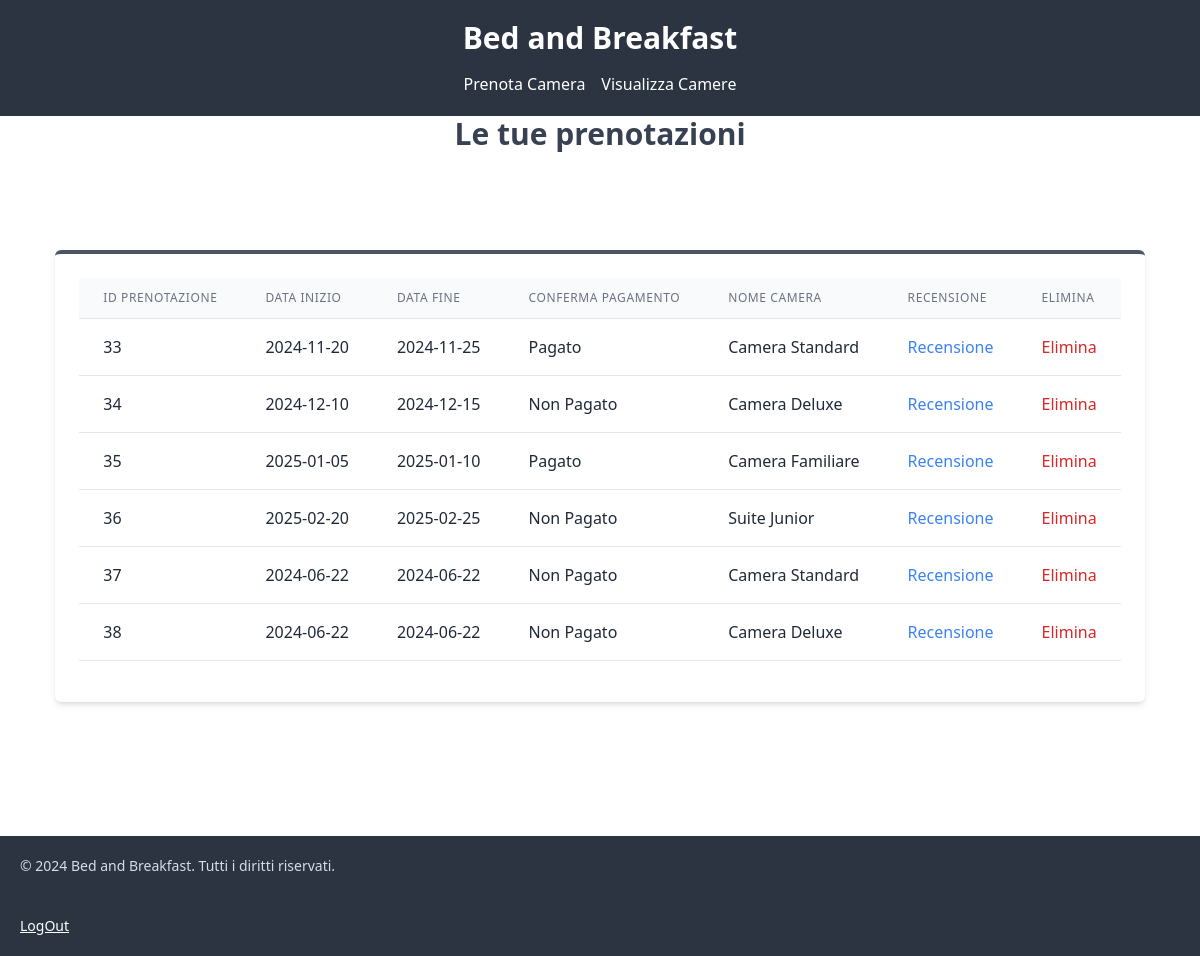
Page /visualizza_prenotazioni.php (signed in) on the committed database.
### tables this page shows
CREATE TABLE `prenotazioni` (
  `idPrenotazione` int(11) NOT NULL,
  `data_inizio` date DEFAULT NULL,
  `data_fine` date DEFAULT NULL,
  `conferma_pagamento` tinyint(1) DEFAULT NULL,
  `idCliente` int(11) DEFAULT NULL,
  `idCamera` int(11) DEFAULT NULL
);

CREATE TABLE `camere` (
  `idCamera` int(11) NOT NULL,
  `nome` varchar(30) DEFAULT NULL,
  `descrizione` text DEFAULT NULL,
  `prezzo` decimal(10,2) DEFAULT NULL,
  `capacita` int(11) DEFAULT NULL,
  `foto` blob DEFAULT NULL
);

### visualizza_prenotazioni.php (the view, shortened to what this page needs)
<?php
require_once('config.php');
$idCliente=$_SESSION['idCliente'];
?>
<!DOCTYPE html>
<html lang="en">
<head>
    <link href="https://cdn.jsdelivr.net/npm/daisyui@4.10.2/dist/full.min.css" rel="stylesheet" type="text/css" />
    <script src="https://cdn.tailwindcss.com"></script>
</head>
<body class="h-screen flex flex-col">
<header class="p-5 bg-neutral text-neutral-content">
    <div class="flex flex-col items-center justify-center space-y-4">
        <h1 class="text-3xl font-semibold text-white">Bed and Breakfast</h1>
        <nav class="flex space-x-4">
            <a href="index.php" class="text-white hover:text-gray-300">Prenota Camera</a>
            <a href="visualizza_camere.php" class="text-white hover:text-gray-300">Visualizza Camere</a>
        </nav>
    </div>
</header>
<div class="flex-grow relative flex flex-col items-center justify-center overflow-hidden">
    <h1 class="absolute top-0 text-3xl font-semibold text-center text-gray-700 w-full">Le tue prenotazioni</h1>
    <div class="relative flex flex-col items-center justify-center p-6 bg-white border-t-4 border-gray-600 rounded-md shadow-md border-top">
        <div class="table-container">
            <table class="min-w-full divide-y divide-gray-200">
                <thead class="bg-gray-50">
                <tr>
                    <th scope="col" class="px-6 py-3 text-left text-xs font-medium text-gray-500 uppercase tracking-wider">
                        ID Prenotazione
                    </th>
                    <th scope="col" class="px-6 py-3 text-left text-xs font-medium text-gray-500 uppercase tracking-wider">
                        Data Inizio
                    </th>
                    <th scope="col" class="px-6 py-3 text-left text-xs font-medium text-gray-500 uppercase tracking-wider">
                        Data Fine
                    </th>
                    <th scope="col" class="px-6 py-3 text-left text-xs font-medium text-gray-500 uppercase tracking-wider">
                        Conferma Pagamento
                    </th>
                    <th scope="col" class="px-6 py-3 text-left text-xs font-medium text-gray-500 uppercase tracking-wider">
                        Nome Camera
                    </th>
                    <th scope="col" class="px-6 py-3 text-left text-xs font-medium text-gray-500 uppercase tracking-wider">
                        Recensione
                    </th>
                    <th scope="col" class="px-6 py-3 text-left text-xs font-medium text-gray-500 uppercase tracking-wider">
                        Elimina
                    </th>
                </tr>
                </thead>
                <tbody class="bg-white divide-y divide-gray-200">
                    <?php
                    $sql = "SELECT idPrenotazione, data_inizio, data_fine, conferma_pagamento, Camere.nome
                    FROM Prenotazioni
                    JOIN Camere ON Prenotazioni.idCamera = Camere.idCamera
                    WHERE idCliente = ?";
                    $stmt = $db->prepare($sql);
                    $stmt->bind_param("i", $idCliente);
                    $stmt->execute();
                    $result = $stmt->get_result();
                    while ($row = $result->fetch_assoc()) {
                        echo "<tr>";
                        echo "<td class='px-6 py-4 whitespace-nowrap'>" . $row['idPrenotazione'] . "</td>";
                        echo "<td class='px-6 py-4 whitespace-nowrap'>" . $row['data_inizio'] . "</td>";
                        echo "<td class='px-6 py-4 whitespace-nowrap'>" . $row['data_fine'] . "</td>";
                        echo "<td class='px-6 py-4 whitespace-nowrap'>" . ($row['conferma_pagamento'] ? 'Pagato' : 'Non Pagato') . "</td>";
                        echo "<td class='px-6 py-4 whitespace-nowrap'>" . $row['nome'] . "</td>";
                        echo '<td class="px-6 py-4 whitespace-nowrap">';
                        echo '<button class="text-blue-500 hover:underline" onclick="openReviewModal(' . $row['idPrenotazione'] . ')">Recensione</button>';
                        echo '</td>';
                        echo '<td class="px-6 py-4 whitespace-nowrap">';
                        echo '<form action="elimina_prenotazione.php" method="POST">';
                        echo '<button type="submit" class="text-red-600 hover:text-red-900">Elimina</button>';
                        echo '</form>';
                        echo '</td>';
                        echo "</tr>";
                    }
                    ?>
                </tbody>
            </table>
        </div>
    </div>
</div>
<footer class="footer grid-rows-2 p-5 bg-neutral text-neutral-content">
    © 2024 Bed and Breakfast. Tutti i diritti riservati.
    <a href="logout.php" class="text-white hover:text-gray-300 underline" >LogOut</button>
</footer>
</body>
</html>

### visualizza_prenotazioni.php (style rules this page uses)
.table-container { max-height: 400px; overflow-y: auto; overflow-x: hidden; }

### rows in the picture
prenotazioni: idPrenotazione "33", data_inizio "2024-11-20", data_fine "2024-11-25", conferma_pagamento "Pagato", idCamera.nome "Camera Standard"
prenotazioni: idPrenotazione "34", data_inizio "2024-12-10", data_fine "2024-12-15", conferma_pagamento "Non Pagato", idCamera.nome "Camera Deluxe"
prenotazioni: idPrenotazione "35", data_inizio "2025-01-05", data_fine "2025-01-10", conferma_pagamento "Pagato", idCamera.nome "Camera Familiare"
prenotazioni: idPrenotazione "36", data_inizio "2025-02-20", data_fine "2025-02-25", conferma_pagamento "Non Pagato", idCamera.nome "Suite Junior"
prenotazioni: idPrenotazione "37", data_inizio "2024-06-22", data_fine "2024-06-22", conferma_pagamento "Non Pagato", idCamera.nome "Camera Standard"
prenotazioni: idPrenotazione "38", data_inizio "2024-06-22", data_fine "2024-06-22", conferma_pagamento "Non Pagato", idCamera.nome "Camera Deluxe"
